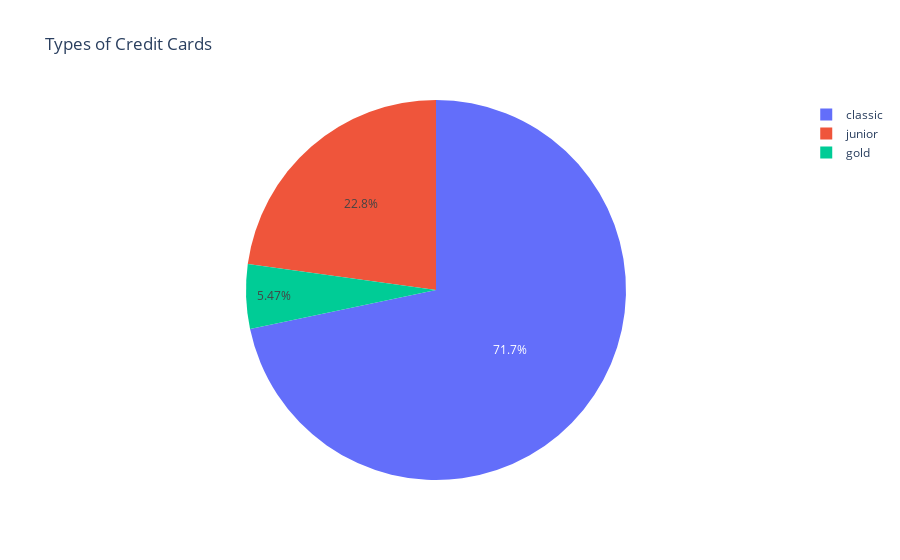

Notebook source saved alongside this figure:
### Code cell
#Types of Credit cards
fig = px.pie(card, values='card_id', names='type', title='Types of Credit Cards')
fig.show()

### Figure 1 — Plotly figure (JSON) as saved in the notebook; plotly's stock layout.template omitted (floating-point values rounded to 4 significant figures)
{"data": [{"domain": {"x": [0, 1], "y": [0, 1]}, "hovertemplate": "type=%{label}<br>card_id=%{value}<extra></extra>", "labels": ["classic", "classic", "classic", "classic", "classic", "gold", "classic", "classic", "classic", "classic", "classic", "classic", "classic", "junior", "junior", "junior", "junior", "classic", "classic", "classic", "classic", "classic", "junior", "junior", "classic", "gold", "classic", "junior", "classic", "classic", "junior", "junior", "classic", "classic", "classic", "junior", "classic", "classic", "classic", "classic", "classic", "classic", "classic", "gold", "classic", "classic", "classic", "gold", "junior", "classic", "classic", "junior", "classic", "junior", "junior", "classic", "classic", "classic", "classic", "junior", "classic", "junior", "junior", "classic", "classic", "classic", "classic", "classic", "classic", "junior", "classic", "classic", "junior", "classic", "classic", "classic", "gold", "classic", "classic", "classic", "classic", "classic", "junior", "classic", "classic", "classic", "junior", "junior", "classic", "classic", "classic", "classic", "classic", "classic", "classic", "classic", "classic", "classic", "classic", "classic", "junior", "junior", "classic", "classic", "junior", "classic", "junior", "classic", "classic", "classic", "classic", "junior", "junior", "classic", "classic", "classic"], "legendgroup": "", "name": "", "showlegend": true, "type": "pie", "values": [337, 771, 379, 106, 606, 427, 202, 814, 1064, 14, 423, 989, 364, 267, 621, 1139, 725, 150, 302, 372, 499, 229, 289, 1100, 37, 286, 157, 216, 977, 183, 945, 44, 600, 127, 764, 204, 1134, 312, 313, 641, 731, 84, 265, 1176, 1233, 407, 320, 1187, 121, 1055, 303, 651, 736, 24, 587, 119, 670, 227, 1164, 1043, 278, 103, 673, 38, 470, 890, 514, 741, 882, 12, 152, 163, 708, 1087, 854, 601, 99, 547, 40, 220, 390, 776, 197, 516, 381, 1010, 813, 272, 772, 528, 1014, 87, 88, 441, 562, 690, 374, 57, 722, 300, 117, 541, 294, 10, 710, 408, 363, 697, 433, 642, 243, 162, 594, 609, 1111, 786]}], "layout": {"legend": {"tracegroupgap": 0}, "title": {"text": "Types of Credit Cards"}}}
